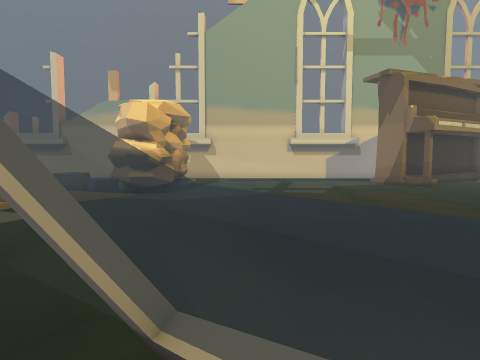
[1] (above)

24 first-person views from a walk through a Unity game level. The camera is 1.4 m above the floor, tilts 4° down and sees 75° across. The floor is counted in squares, 1 m on a side. Each view is taken from the middle of a square. On the plan, view 1 faces up. The plan holds only what a view shows up to about 14 squares ahead; the rest is blank. The place goes on beyond the plan.

[2]
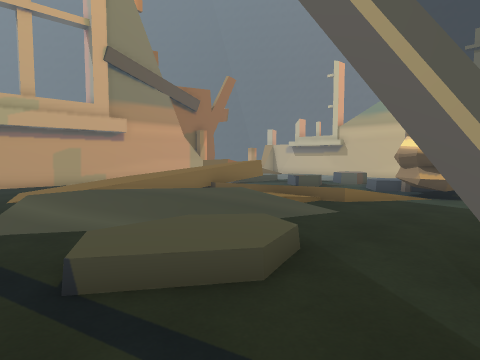

[3]
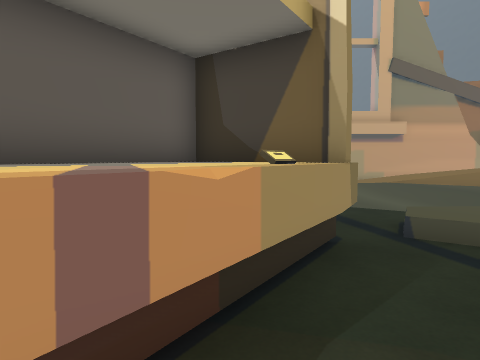

[4]
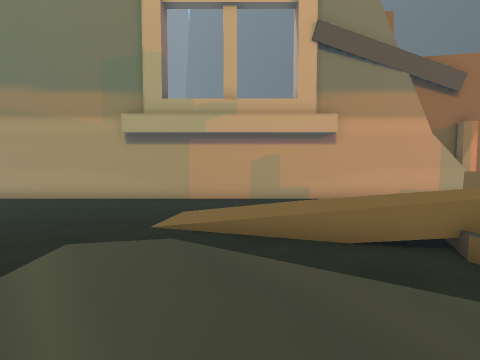

[5]
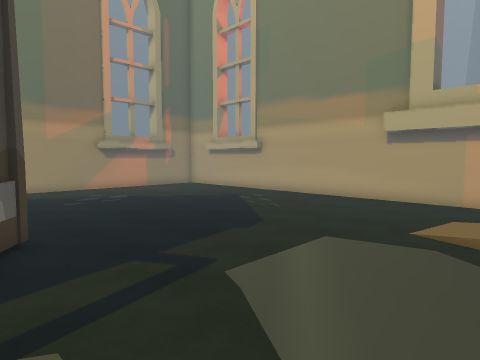

[6]
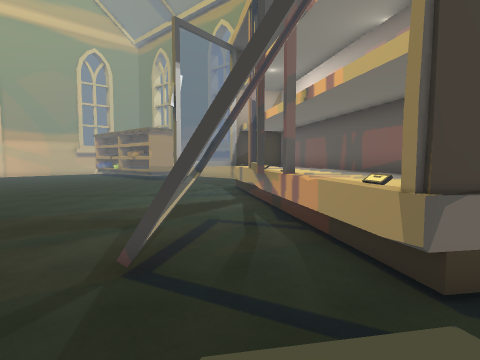

[7]
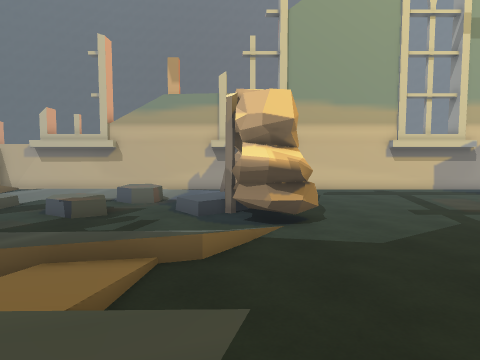

[8]
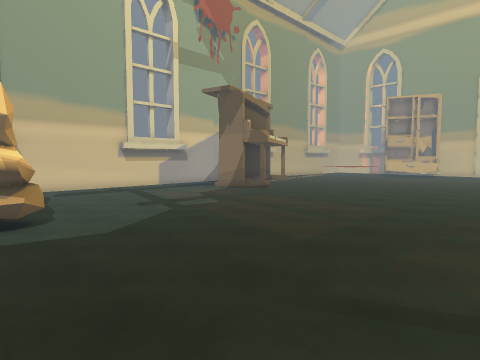

[9]
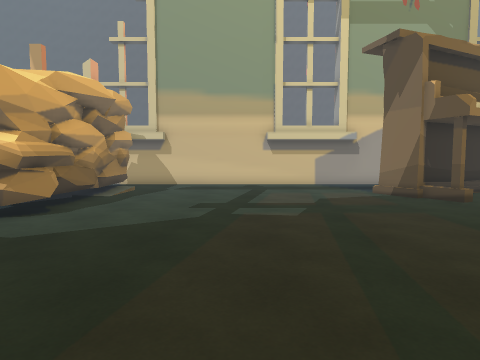

[10]
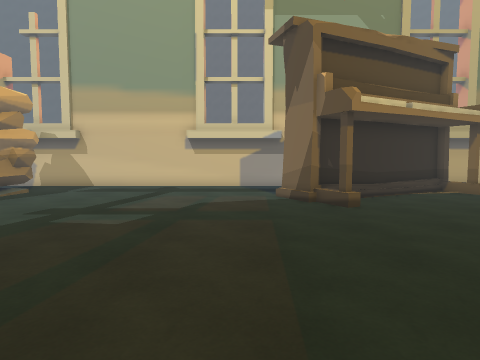

[11]
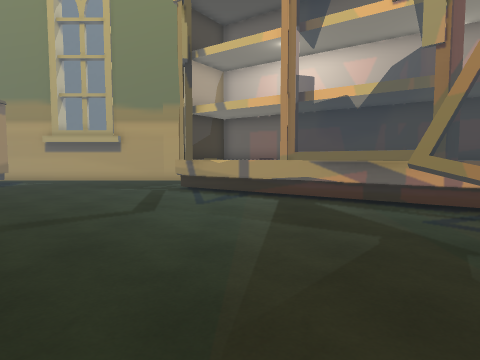

[12]
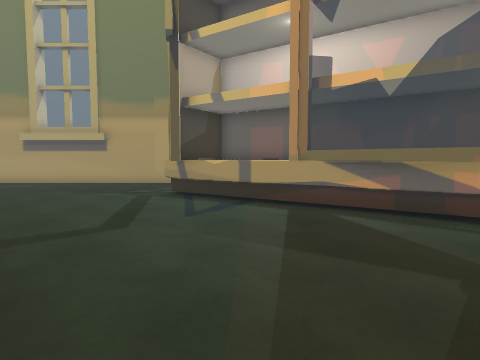

[13]
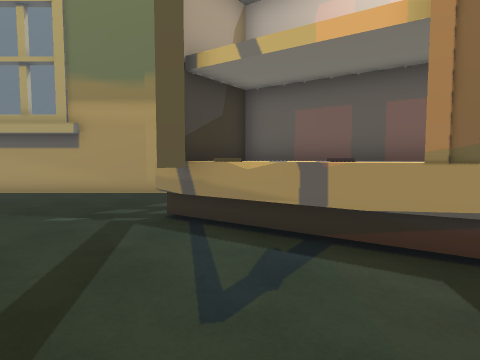

[14]
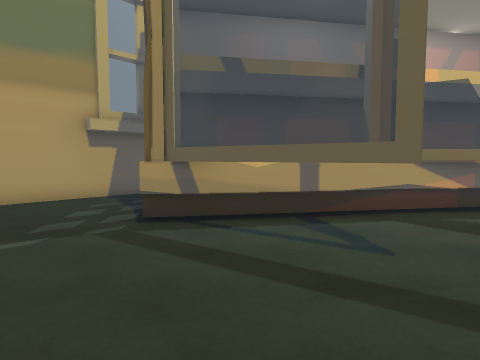

[15]
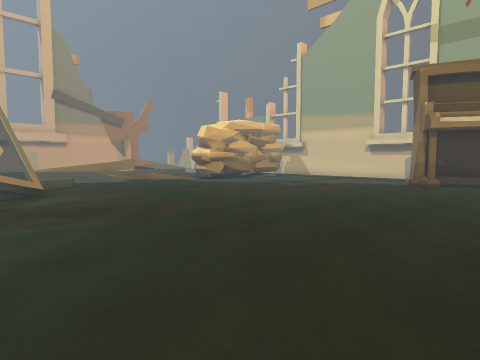

[16]
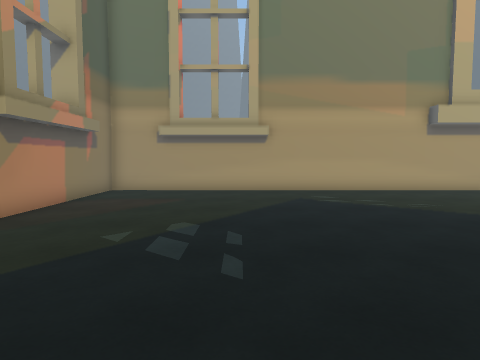

[17]
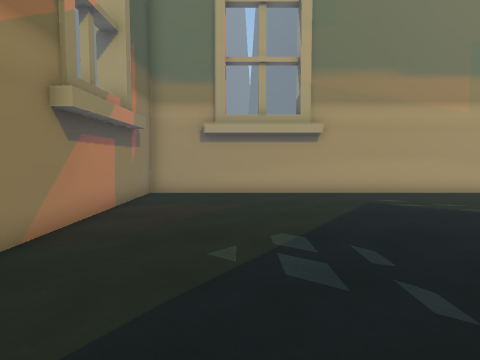

[18]
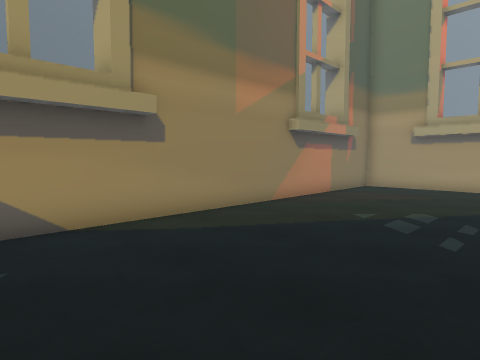

[19]
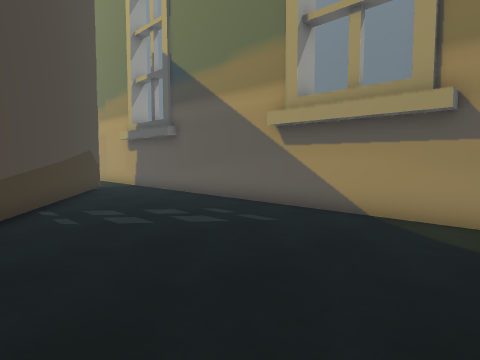

[20]
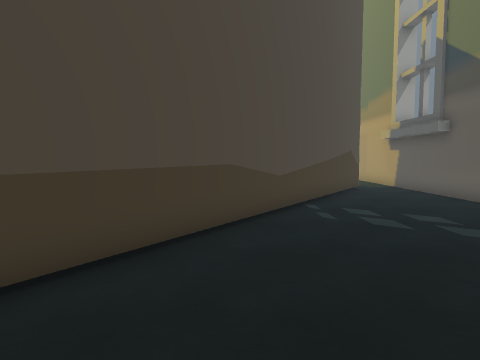

[21]
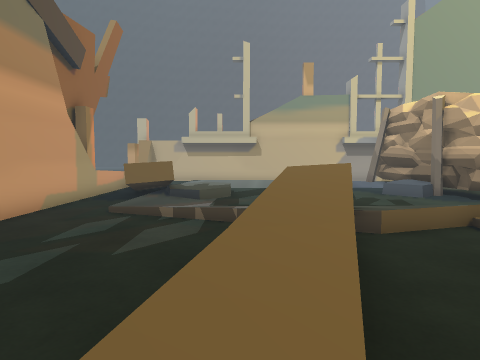

[22]
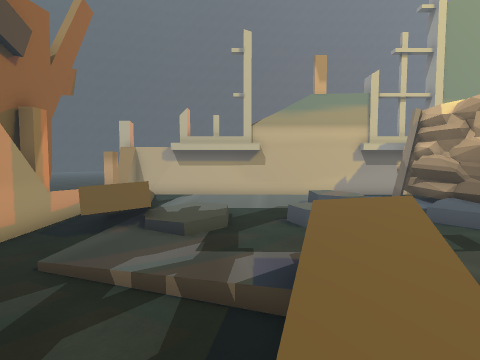

[23]
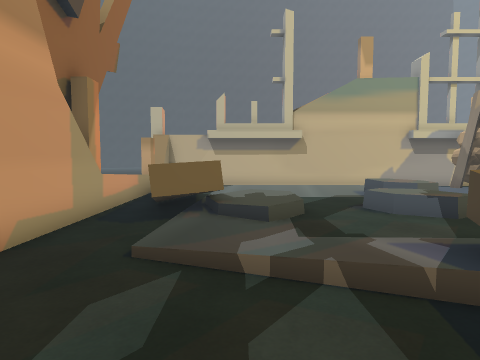

[24]
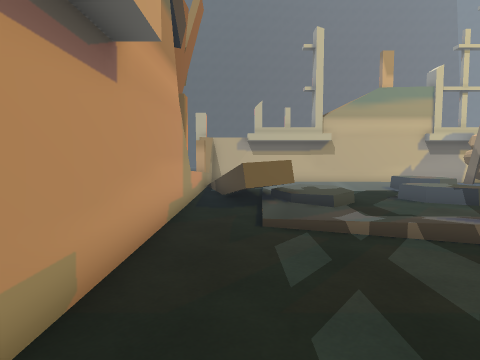

### Floor plan
Key: @ floor where view 1 was taken; # wall or solid block; . main floor; : floor 0.25 m higher than the main floor; + floor 0.5 m higher than the main floor; * floor 1 m higher than the main floor; % floor 1.25 m higher than the main floor; / step, stairs or slope; = window, fence, low wall or low ledge; ^ raised ledge; T thing the floor can be seen under or through; O other object.
Columns run from 19 left of view 1 to 13 right of it. Each row starts with its distance up from view 1.
 20 ^   ::::::    ###..........
 19 ^ //......  .:###..........    ##
 18 ^///.....OO...###..........#####.
 17 ^= /.....=#=..###..........###...
 16 ^=#=//....=..+###................
 15 ^.=*::..//../+###...........#....
 14 #.=%::../+/.//###...............
 13 #.==//.../....###...............
 12 #..:..........###..............
 11 #..:........../................
 10 #..//:/===/////.................
  9 #...../=*::///..................
  8 #......=//./:...................
  7 #.....=#=../:/..................
  6 #.....==...=//..................
  5 #.....+/...///..................
  4 #....///..=//.//................
  3 #....//..=+//.::.................
  2 #..../..  //..::.................
  1 #........ //..//..===............
  0 #..................@=...........
 -1 #.............##^...==......... .
 -2 #.............#^^^^.............
 -3 #............#^^^^^^#...........
 -4 #............#^^^^^^^=...........
 -5 #.............##^^^^^^=....T.....
 -6 #...............#^^^^ ^##..T.....
 -7 #................##^^^^^^^.T.....
 -8 #..................#^^   ^^#.....
 -9 #...................##^^^^^^.....
-10 #.....................#^^  #.....
-11 #......................##^##.....
-12 #........................##......
-13 #................................
-14 #................................
-15 #################################

Positions as (right, up) in squares from view 1, and headings:
1: (0, 0), facing up
2: (-1, 0), facing up-left
3: (1, -2), facing left
4: (-5, 4), facing left
5: (-5, 4), facing down-left
6: (-5, 4), facing down-right
7: (-5, 4), facing up
8: (-5, 3), facing up-right
9: (2, 5), facing up
10: (6, 6), facing up
11: (6, 5), facing down
12: (6, 3), facing down
13: (7, -2), facing down
14: (12, -3), facing down-left
15: (13, -1), facing up-left
16: (-5, -9), facing left
17: (-6, -11), facing left
18: (-3, -8), facing down-left
19: (-8, -7), facing down-right
20: (-8, -7), facing right
21: (-13, 2), facing up
22: (-13, 5), facing up
23: (-15, 6), facing up
24: (-17, 4), facing up
